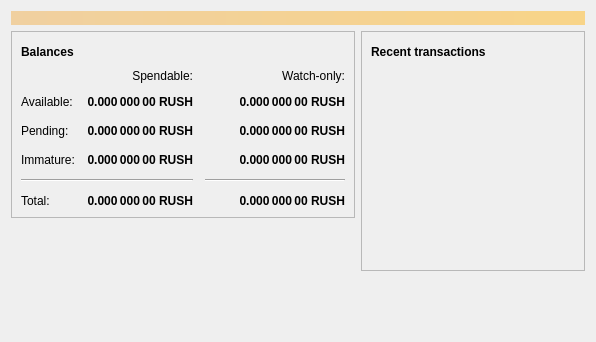
<?xml version="1.0" encoding="UTF-8"?>
<ui version="4.0">
 <class>OverviewPage</class>
 <widget class="QWidget" name="OverviewPage">
  <property name="geometry">
   <rect>
    <x>0</x>
    <y>0</y>
    <width>596</width>
    <height>342</height>
   </rect>
  </property>
  <property name="windowTitle">
   <string>Form</string>
  </property>
  <layout class="QVBoxLayout" name="topLayout">
   <item>
    <widget class="QLabel" name="labelAlerts">
     <property name="visible">
      <bool>false</bool>
     </property>
     <property name="styleSheet">
      <string notr="true">QLabel { background-color: qlineargradient(x1: 0, y1: 0, x2: 1, y2: 0, stop:0 #F0D0A0, stop:1 #F8D488); color:#000000; }</string>
     </property>
     <property name="wordWrap">
      <bool>true</bool>
     </property>
     <property name="margin">
      <number>3</number>
     </property>
     <property name="textInteractionFlags">
      <set>Qt::TextSelectableByMouse</set>
     </property>
    </widget>
   </item>
   <item>
    <layout class="QHBoxLayout" name="horizontalLayout" stretch="1,1">
     <item>
      <layout class="QVBoxLayout" name="verticalLayout_2">
       <item>
        <widget class="QFrame" name="frame">
         <property name="frameShape">
          <enum>QFrame::StyledPanel</enum>
         </property>
         <property name="frameShadow">
          <enum>QFrame::Raised</enum>
         </property>
         <layout class="QVBoxLayout" name="verticalLayout_4">
          <item>
           <layout class="QHBoxLayout" name="horizontalLayout_4">
            <item>
             <widget class="QLabel" name="label_5">
              <property name="font">
               <font>
                <weight>75</weight>
                <bold>true</bold>
               </font>
              </property>
              <property name="text">
               <string>Balances</string>
              </property>
             </widget>
            </item>
            <item>
             <widget class="QPushButton" name="labelWalletStatus">
              <property name="enabled">
               <bool>true</bool>
              </property>
              <property name="maximumSize">
               <size>
                <width>30</width>
                <height>16777215</height>
               </size>
              </property>
              <property name="toolTip">
               <string>The displayed information may be out of date. Your wallet automatically synchronizes with the Bitcoinrush network after a connection is established, but this process has not completed yet.</string>
              </property>
              <property name="text">
               <string/>
              </property>
              <property name="icon">
               <iconset resource="../bitcoinrush.qrc">
                <normaloff>:/icons/warning</normaloff>
                <disabledoff>:/icons/warning</disabledoff>:/icons/warning</iconset>
              </property>
              <property name="iconSize">
               <size>
                <width>24</width>
                <height>24</height>
               </size>
              </property>
              <property name="flat">
               <bool>true</bool>
              </property>
             </widget>
            </item>
            <item>
             <spacer name="horizontalSpacer_3">
              <property name="orientation">
               <enum>Qt::Horizontal</enum>
              </property>
              <property name="sizeHint" stdset="0">
               <size>
                <width>40</width>
                <height>20</height>
               </size>
              </property>
             </spacer>
            </item>
           </layout>
          </item>
          <item>
           <layout class="QGridLayout" name="gridLayout">
            <property name="spacing">
             <number>12</number>
            </property>
            <item row="2" column="2">
             <widget class="QLabel" name="labelWatchPending">
              <property name="font">
               <font>
                <weight>75</weight>
                <bold>true</bold>
               </font>
              </property>
              <property name="cursor">
               <cursorShape>IBeamCursor</cursorShape>
              </property>
              <property name="toolTip">
               <string>Unconfirmed transactions to watch-only addresses</string>
              </property>
              <property name="text">
               <string notr="true">0.000 000 00 RUSH</string>
              </property>
              <property name="alignment">
               <set>Qt::AlignRight|Qt::AlignTrailing|Qt::AlignVCenter</set>
              </property>
              <property name="textInteractionFlags">
               <set>Qt::LinksAccessibleByMouse|Qt::TextSelectableByKeyboard|Qt::TextSelectableByMouse</set>
              </property>
             </widget>
            </item>
            <item row="2" column="1">
             <widget class="QLabel" name="labelUnconfirmed">
              <property name="font">
               <font>
                <weight>75</weight>
                <bold>true</bold>
               </font>
              </property>
              <property name="cursor">
               <cursorShape>IBeamCursor</cursorShape>
              </property>
              <property name="toolTip">
               <string>Total of transactions that have yet to be confirmed, and do not yet count toward the spendable balance</string>
              </property>
              <property name="text">
               <string notr="true">0.000 000 00 RUSH</string>
              </property>
              <property name="alignment">
               <set>Qt::AlignRight|Qt::AlignTrailing|Qt::AlignVCenter</set>
              </property>
              <property name="textInteractionFlags">
               <set>Qt::LinksAccessibleByMouse|Qt::TextSelectableByKeyboard|Qt::TextSelectableByMouse</set>
              </property>
             </widget>
            </item>
            <item row="3" column="2">
             <widget class="QLabel" name="labelWatchImmature">
              <property name="font">
               <font>
                <weight>75</weight>
                <bold>true</bold>
               </font>
              </property>
              <property name="cursor">
               <cursorShape>IBeamCursor</cursorShape>
              </property>
              <property name="toolTip">
               <string>Mined balance in watch-only addresses that has not yet matured</string>
              </property>
              <property name="text">
               <string notr="true">0.000 000 00 RUSH</string>
              </property>
              <property name="alignment">
               <set>Qt::AlignRight|Qt::AlignTrailing|Qt::AlignVCenter</set>
              </property>
              <property name="textInteractionFlags">
               <set>Qt::LinksAccessibleByMouse|Qt::TextSelectableByKeyboard|Qt::TextSelectableByMouse</set>
              </property>
             </widget>
            </item>
            <item row="4" column="0" colspan="2">
             <widget class="Line" name="line">
              <property name="orientation">
               <enum>Qt::Horizontal</enum>
              </property>
             </widget>
            </item>
            <item row="4" column="2">
             <widget class="Line" name="lineWatchBalance">
              <property name="sizePolicy">
               <sizepolicy hsizetype="Preferred" vsizetype="Fixed">
                <horstretch>0</horstretch>
                <verstretch>0</verstretch>
               </sizepolicy>
              </property>
              <property name="minimumSize">
               <size>
                <width>140</width>
                <height>0</height>
               </size>
              </property>
              <property name="orientation">
               <enum>Qt::Horizontal</enum>
              </property>
             </widget>
            </item>
            <item row="5" column="0">
             <widget class="QLabel" name="labelTotalText">
              <property name="text">
               <string>Total:</string>
              </property>
             </widget>
            </item>
            <item row="3" column="1">
             <widget class="QLabel" name="labelImmature">
              <property name="font">
               <font>
                <weight>75</weight>
                <bold>true</bold>
               </font>
              </property>
              <property name="cursor">
               <cursorShape>IBeamCursor</cursorShape>
              </property>
              <property name="toolTip">
               <string>Mined balance that has not yet matured</string>
              </property>
              <property name="text">
               <string notr="true">0.000 000 00 RUSH</string>
              </property>
              <property name="alignment">
               <set>Qt::AlignRight|Qt::AlignTrailing|Qt::AlignVCenter</set>
              </property>
              <property name="textInteractionFlags">
               <set>Qt::LinksAccessibleByMouse|Qt::TextSelectableByKeyboard|Qt::TextSelectableByMouse</set>
              </property>
             </widget>
            </item>
            <item row="2" column="3">
             <spacer name="horizontalSpacer_2">
              <property name="orientation">
               <enum>Qt::Horizontal</enum>
              </property>
              <property name="sizeHint" stdset="0">
               <size>
                <width>40</width>
                <height>20</height>
               </size>
              </property>
             </spacer>
            </item>
            <item row="3" column="0">
             <widget class="QLabel" name="labelImmatureText">
              <property name="text">
               <string>Immature:</string>
              </property>
             </widget>
            </item>
            <item row="5" column="1">
             <widget class="QLabel" name="labelTotal">
              <property name="font">
               <font>
                <weight>75</weight>
                <bold>true</bold>
               </font>
              </property>
              <property name="cursor">
               <cursorShape>IBeamCursor</cursorShape>
              </property>
              <property name="toolTip">
               <string>Your current total balance</string>
              </property>
              <property name="text">
               <string notr="true">0.000 000 00 RUSH</string>
              </property>
              <property name="alignment">
               <set>Qt::AlignRight|Qt::AlignTrailing|Qt::AlignVCenter</set>
              </property>
              <property name="textInteractionFlags">
               <set>Qt::LinksAccessibleByMouse|Qt::TextSelectableByKeyboard|Qt::TextSelectableByMouse</set>
              </property>
             </widget>
            </item>
            <item row="5" column="2">
             <widget class="QLabel" name="labelWatchTotal">
              <property name="font">
               <font>
                <weight>75</weight>
                <bold>true</bold>
               </font>
              </property>
              <property name="cursor">
               <cursorShape>IBeamCursor</cursorShape>
              </property>
              <property name="toolTip">
               <string>Current total balance in watch-only addresses</string>
              </property>
              <property name="text">
               <string notr="true">0.000 000 00 RUSH</string>
              </property>
              <property name="alignment">
               <set>Qt::AlignRight|Qt::AlignTrailing|Qt::AlignVCenter</set>
              </property>
              <property name="textInteractionFlags">
               <set>Qt::LinksAccessibleByMouse|Qt::TextSelectableByKeyboard|Qt::TextSelectableByMouse</set>
              </property>
             </widget>
            </item>
            <item row="0" column="2">
             <widget class="QLabel" name="labelWatchonly">
              <property name="text">
               <string>Watch-only:</string>
              </property>
              <property name="alignment">
               <set>Qt::AlignRight|Qt::AlignTrailing|Qt::AlignVCenter</set>
              </property>
             </widget>
            </item>
            <item row="1" column="0">
             <widget class="QLabel" name="labelBalanceText">
              <property name="text">
               <string>Available:</string>
              </property>
             </widget>
            </item>
            <item row="1" column="1">
             <widget class="QLabel" name="labelBalance">
              <property name="font">
               <font>
                <weight>75</weight>
                <bold>true</bold>
               </font>
              </property>
              <property name="cursor">
               <cursorShape>IBeamCursor</cursorShape>
              </property>
              <property name="toolTip">
               <string>Your current spendable balance</string>
              </property>
              <property name="text">
               <string notr="true">0.000 000 00 RUSH</string>
              </property>
              <property name="alignment">
               <set>Qt::AlignRight|Qt::AlignTrailing|Qt::AlignVCenter</set>
              </property>
              <property name="textInteractionFlags">
               <set>Qt::LinksAccessibleByMouse|Qt::TextSelectableByKeyboard|Qt::TextSelectableByMouse</set>
              </property>
             </widget>
            </item>
            <item row="1" column="2">
             <widget class="QLabel" name="labelWatchAvailable">
              <property name="font">
               <font>
                <weight>75</weight>
                <bold>true</bold>
               </font>
              </property>
              <property name="cursor">
               <cursorShape>IBeamCursor</cursorShape>
              </property>
              <property name="toolTip">
               <string>Your current balance in watch-only addresses</string>
              </property>
              <property name="text">
               <string notr="true">0.000 000 00 RUSH</string>
              </property>
              <property name="alignment">
               <set>Qt::AlignRight|Qt::AlignTrailing|Qt::AlignVCenter</set>
              </property>
              <property name="textInteractionFlags">
               <set>Qt::LinksAccessibleByMouse|Qt::TextSelectableByKeyboard|Qt::TextSelectableByMouse</set>
              </property>
             </widget>
            </item>
            <item row="2" column="0">
             <widget class="QLabel" name="labelPendingText">
              <property name="text">
               <string>Pending:</string>
              </property>
             </widget>
            </item>
            <item row="0" column="1">
             <widget class="QLabel" name="labelSpendable">
              <property name="text">
               <string>Spendable:</string>
              </property>
              <property name="alignment">
               <set>Qt::AlignRight|Qt::AlignTrailing|Qt::AlignVCenter</set>
              </property>
             </widget>
            </item>
           </layout>
          </item>
         </layout>
        </widget>
       </item>
       <item>
        <spacer name="verticalSpacer">
         <property name="orientation">
          <enum>Qt::Vertical</enum>
         </property>
         <property name="sizeHint" stdset="0">
          <size>
           <width>20</width>
           <height>40</height>
          </size>
         </property>
        </spacer>
       </item>
      </layout>
     </item>
     <item>
      <layout class="QVBoxLayout" name="verticalLayout_3">
       <item>
        <widget class="QFrame" name="frame_2">
         <property name="frameShape">
          <enum>QFrame::StyledPanel</enum>
         </property>
         <property name="frameShadow">
          <enum>QFrame::Raised</enum>
         </property>
         <layout class="QVBoxLayout" name="verticalLayout">
          <item>
           <layout class="QHBoxLayout" name="horizontalLayout_2">
            <item>
             <widget class="QLabel" name="label_4">
              <property name="font">
               <font>
                <weight>75</weight>
                <bold>true</bold>
               </font>
              </property>
              <property name="text">
               <string>Recent transactions</string>
              </property>
             </widget>
            </item>
            <item>
             <widget class="QPushButton" name="labelTransactionsStatus">
              <property name="enabled">
               <bool>true</bool>
              </property>
              <property name="maximumSize">
               <size>
                <width>30</width>
                <height>16777215</height>
               </size>
              </property>
              <property name="toolTip">
               <string>The displayed information may be out of date. Your wallet automatically synchronizes with the Bitcoinrush network after a connection is established, but this process has not completed yet.</string>
              </property>
              <property name="text">
               <string/>
              </property>
              <property name="icon">
               <iconset resource="../bitcoinrush.qrc">
                <normaloff>:/icons/warning</normaloff>
                <disabledoff>:/icons/warning</disabledoff>:/icons/warning</iconset>
              </property>
              <property name="iconSize">
               <size>
                <width>24</width>
                <height>24</height>
               </size>
              </property>
              <property name="flat">
               <bool>true</bool>
              </property>
             </widget>
            </item>
            <item>
             <spacer name="horizontalSpacer">
              <property name="orientation">
               <enum>Qt::Horizontal</enum>
              </property>
              <property name="sizeHint" stdset="0">
               <size>
                <width>40</width>
                <height>20</height>
               </size>
              </property>
             </spacer>
            </item>
           </layout>
          </item>
          <item>
           <widget class="QListView" name="listTransactions">
            <property name="styleSheet">
             <string notr="true">QListView { background: transparent; }</string>
            </property>
            <property name="frameShape">
             <enum>QFrame::NoFrame</enum>
            </property>
            <property name="verticalScrollBarPolicy">
             <enum>Qt::ScrollBarAlwaysOff</enum>
            </property>
            <property name="horizontalScrollBarPolicy">
             <enum>Qt::ScrollBarAlwaysOff</enum>
            </property>
            <property name="selectionMode">
             <enum>QAbstractItemView::NoSelection</enum>
            </property>
           </widget>
          </item>
         </layout>
        </widget>
       </item>
       <item>
        <spacer name="verticalSpacer_2">
         <property name="orientation">
          <enum>Qt::Vertical</enum>
         </property>
         <property name="sizeHint" stdset="0">
          <size>
           <width>20</width>
           <height>40</height>
          </size>
         </property>
        </spacer>
       </item>
      </layout>
     </item>
    </layout>
   </item>
  </layout>
 </widget>
 <resources/>
 <connections/>
</ui>
